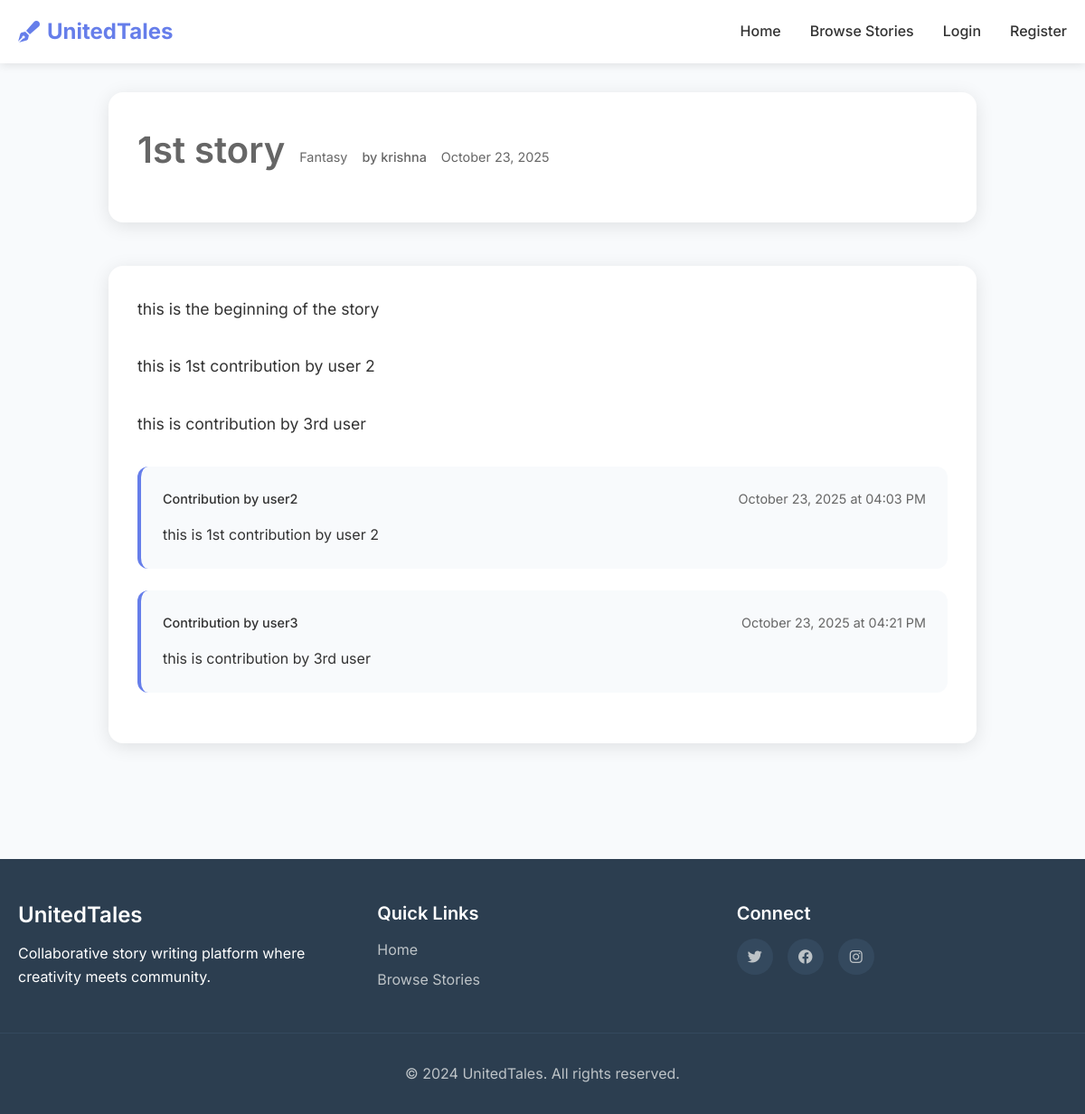
The page /story/2 on the database its author committed.
### app.py (models this page shows)
class Story(db.Model):
    id = db.Column(db.Integer, primary_key=True)
    title = db.Column(db.String(200), nullable=False)
    content = db.Column(db.Text, nullable=False)
    genre = db.Column(db.String(50))
    status = db.Column(db.String(20), default='active')  # active, completed, archived
    author_id = db.Column(db.Integer, db.ForeignKey('user.id'), nullable=False)
    created_at = db.Column(db.DateTime, default=datetime.utcnow)
    updated_at = db.Column(db.DateTime, default=datetime.utcnow, onupdate=datetime.utcnow)
    author = db.relationship('User', backref=db.backref('stories', lazy=True))
    contributions = db.relationship('Contribution', backref='story', lazy=True, cascade='all, delete-orphan')

class User(db.Model):
    id = db.Column(db.Integer, primary_key=True)
    username = db.Column(db.String(80), unique=True, nullable=False)
    email = db.Column(db.String(120), unique=True, nullable=False)
    password_hash = db.Column(db.String(120), nullable=False)
    is_admin = db.Column(db.Boolean, default=False)
    writing_strength = db.Column(db.String(50))  # start, end, plot, twist
    favorite_genre = db.Column(db.String(50))
    created_at = db.Column(db.DateTime, default=datetime.utcnow)

class Contribution(db.Model):
    id = db.Column(db.Integer, primary_key=True)
    content = db.Column(db.Text, nullable=False)
    contributor_id = db.Column(db.Integer, db.ForeignKey('user.id'), nullable=False)
    story_id = db.Column(db.Integer, db.ForeignKey('story.id'), nullable=False)
    status = db.Column(db.String(20), default='pending')  # pending, approved, rejected
    created_at = db.Column(db.DateTime, default=datetime.utcnow)
    contributor = db.relationship('User', backref=db.backref('contributions', lazy=True))

### app.py (the view)
@app.route('/story/<int:story_id>')
def story_detail(story_id):
    story = Story.query.get_or_404(story_id)
    contributions = Contribution.query.filter_by(story_id=story_id, status='approved').order_by(Contribution.created_at.asc()).all()
    pending_contributions = Contribution.query.filter_by(story_id=story_id, status='pending').all()
    return render_template('story_detail.html',
                         story=story,
                         contributions=contributions,
                         pending_contributions=pending_contributions)

### app.py (called while the page is built)
@app.context_processor
def inject_user():
    if 'user_id' in session:
        user = User.query.get(session['user_id'])
        return dict(user=user)
    return dict(user=None)

### templates/story_detail.html (shortened to what this page needs)
{% extends "base.html" %}  {% block content %}
<div class="story-detail-container">
  <div class="story-header">
    <div class="story-meta">
      <h1>{{ story.title }}</h1>
      <div class="story-info">
        <span class="genre">{{ story.genre }}</span>
        <span class="author">by {{ story.author.username }}</span>
        <span class="date">{{ story.created_at.strftime('%B %d, %Y') }}</span>
      </div>
    </div>
  </div>
  <div class="story-content">
    <div class="story-text">
      {{ story.content|replace('\n', '<br />')|safe }}
    </div>
    {% for contribution in contributions %}
    <div class="contribution">
      <div class="contribution-header">
        <span class="contributor"
          >Contribution by {{ contribution.contributor.username }}</span
        >
        <span class="contribution-date"
          >{{ contribution.created_at.strftime('%B %d, %Y at %I:%M %p') }}</span
        >
      </div>
      <div class="contribution-content">
        {{ contribution.content|replace('\n', '<br />')|safe }}
      </div>
    </div>
    {% endfor %}
  </div>
</div>
{% endblock %}

### static/css/style.css (style rules this page uses)
* { margin: 0; padding: 0; box-sizing: border-box; }
body { font-family: "Inter", sans-serif; line-height: 1.6; color: #333; background-color: #f8fafc; }
h1, h2, h3, h4, h5, h6 { font-weight: 600; line-height: 1.2; margin-bottom: 1rem; }
h1 { font-size: 2.5rem; }
.story-header { display: flex; justify-content: space-between; align-items: flex-start; margin-bottom: 1rem; }
.story-meta { display: flex; justify-content: space-between; align-items: center; font-size: 0.875rem; color: #888; }
.author { font-weight: 500; }
.story-info, .contribution-info, .approval-info { flex: 1; }
.story-meta, .contribution-meta { display: flex; gap: 1rem; margin: 0.5rem 0; font-size: 0.875rem; color: #666; }
.story-detail-container { max-width: 1000px; margin: 0 auto; padding: 2rem 20px; }
.story-header { display: flex; justify-content: space-between; align-items: flex-start; margin-bottom: 3rem; background: white; padding: 2rem; border-radius: 16px; box-shadow: 0 4px 20px rgba(0, 0, 0, 0.1); }
.story-meta h1 { font-size: 2.5rem; margin-bottom: 1rem; }
.story-info { display: flex; gap: 1rem; align-items: center; font-size: 0.9rem; color: #666; }
.story-content { background: white; border-radius: 16px; padding: 2rem; box-shadow: 0 4px 20px rgba(0, 0, 0, 0.1); margin-bottom: 2rem; }
.story-text { font-size: 1.1rem; line-height: 1.8; color: #333; margin-bottom: 2rem; }
.contribution { background: #f8fafc; border-radius: 12px; padding: 1.5rem; margin-bottom: 1.5rem; border-left: 4px solid #667eea; }
.contribution-header { display: flex; justify-content: space-between; align-items: center; margin-bottom: 1rem; font-size: 0.9rem; color: #666; }
.contributor { font-weight: 500; color: #333; }
.contribution-content { font-size: 1rem; line-height: 1.6; color: #333; }

### rows shown on the page
Story: title "1st story", genre "Fantasy", created_at "October 23, 2025", content "this is the beginning of the story this is 1st contribution by user 2 this is contribution by 3rd user"
User: author.username "krishna"
Contribution: contributor.username "user2", created_at "October 23, 2025 at 04:03 PM", content "this is 1st contribution by user 2"
Contribution: contributor.username "user3", created_at "October 23, 2025 at 04:21 PM", content "this is contribution by 3rd user"
